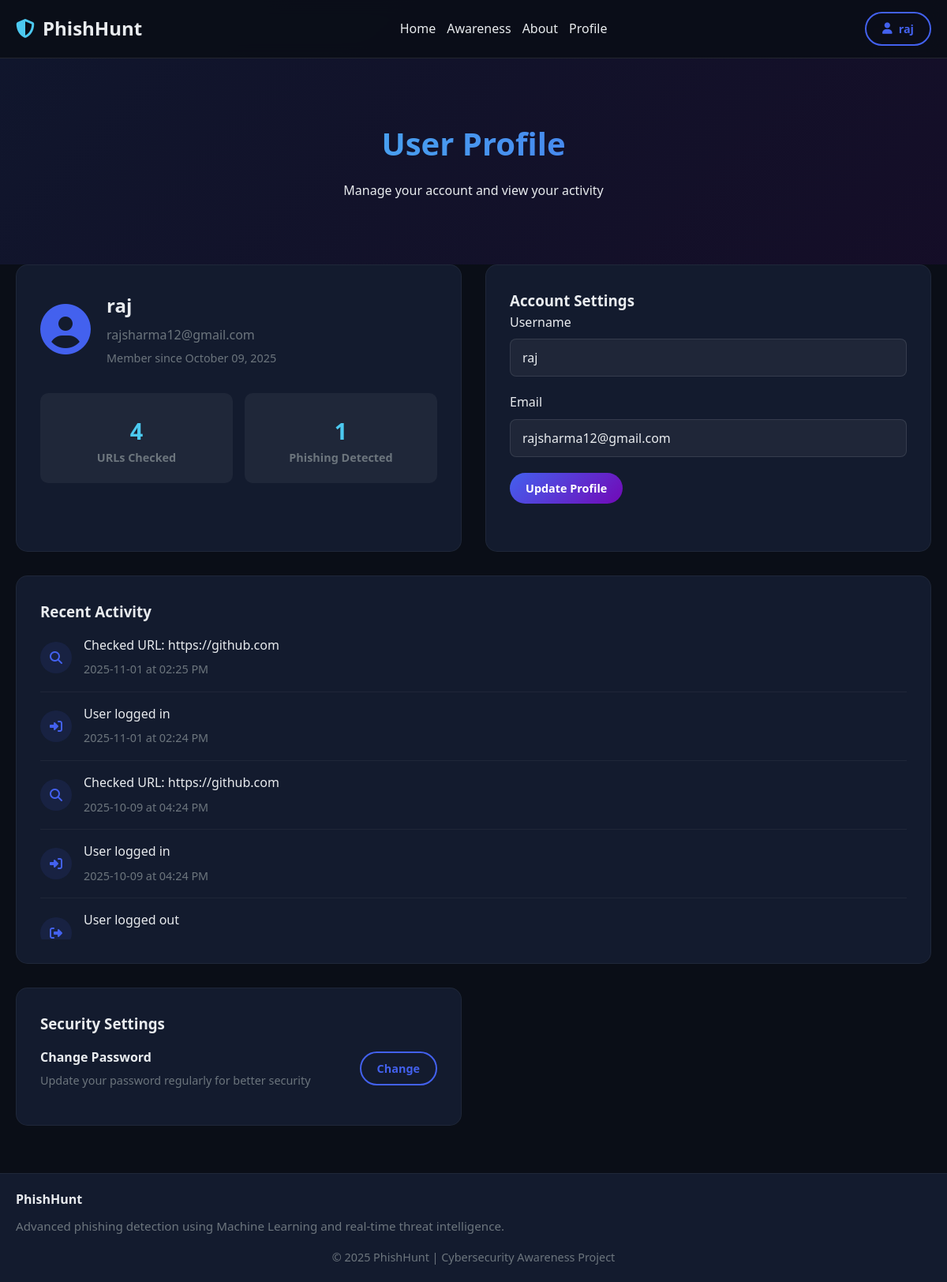
The app's page /profile (signed in) with its own data.
### app.py (models this page shows)
class User(UserMixin, db.Model):
    id = db.Column(db.Integer, primary_key=True)
    username = db.Column(db.String(80), unique=True, nullable=False)
    email = db.Column(db.String(120), unique=True, nullable=False)
    password_hash = db.Column(db.String(120), nullable=False)
    created_at = db.Column(db.DateTime, default=datetime.utcnow)
    two_factor_enabled = db.Column(db.Boolean, default=False)
    url_checks = db.relationship('URLCheck', backref='user', lazy=True)
    activities = db.relationship('UserActivity', backref='user', lazy=True)

class UserActivity(db.Model):
    id = db.Column(db.Integer, primary_key=True)
    user_id = db.Column(db.Integer, db.ForeignKey('user.id'), nullable=False)
    activity_type = db.Column(db.String(50), nullable=False)
    description = db.Column(db.Text, nullable=False)
    timestamp = db.Column(db.DateTime, default=get_current_time)

### app.py (the view)
@app.route('/profile')
@login_required
def profile():
    total_checks = URLCheck.query.filter_by(user_id=current_user.id).count()
    phishing_count = URLCheck.query.filter_by(user_id=current_user.id, is_phishing=True).count()
    safe_count = total_checks - phishing_count
    user_stats = {'urls_checked': total_checks, 'phishing_detected': phishing_count, 'safe_count': safe_count}
    recent_activity = UserActivity.query.filter_by(user_id=current_user.id).order_by(UserActivity.timestamp.desc()).limit(10).all()
    for activity in recent_activity:
        activity.local_timestamp = get_local_time(activity.timestamp)
    return render_template('profile.html', user_stats=user_stats, recent_activity=recent_activity, current_time=datetime.now())

### app.py (called while the page is built)
@login_manager.user_loader
def load_user(user_id):
    try:
        return db.session.get(User, int(user_id))
    except Exception:
        try:
            return User.query.get(int(user_id))
        except Exception:
            return None

def get_local_time(utc_time):
    if not utc_time:
        return utc_time
    local_tz = pytz.timezone('Asia/Kolkata')
    try:
        if getattr(utc_time, 'tzinfo', None) is None or utc_time.tzinfo.utcoffset(utc_time) is None:
            utc_time = utc_time.replace(tzinfo=pytz.utc)
    except Exception:
        utc_time = utc_time.replace(tzinfo=pytz.utc)
    try:
        return utc_time.astimezone(local_tz)
    except Exception:
        return utc_time

### templates/profile.html (shortened to what this page needs)
{% extends "base.html" %}
{% block content %}
  <section class="profile-hero">
    <div class="container">
      <h1>User Profile</h1>
      <p>Manage your account and view your activity</p>
    </div>
  </section>
  <section class="container profile-content">
    <div class="profile-grid">
      <div class="profile-card">
        <div class="profile-header">
          <div class="profile-avatar">
            <i class="fas fa-user-circle"></i>
          </div>
          <div class="profile-info">
            <h2>{{ current_user.username }}</h2>
            <p class="user-email">{{ current_user.email }}</p>
            <p class="member-since">Member since {{ current_user.created_at.strftime('%B %d, %Y') }}</p>
          </div>
        </div>
        <div class="profile-stats">
          <button class="stat-item stat-btn" data-filter="all" style="cursor:pointer;">
            <div class="stat-number">{{ user_stats.urls_checked }}</div>
            <div class="stat-label">URLs Checked</div>
          </button>
          <button class="stat-item stat-btn" data-filter="phishing" style="cursor:pointer;">
            <div class="stat-number">{{ user_stats.phishing_detected }}</div>
            <div class="stat-label">Phishing Detected</div>
          </button>
        </div>
      </div>
      <div class="profile-card">
        <h3>Account Settings</h3>
        <form class="settings-form" action="{{ url_for('update_profile') }}" method="post">
          <div class="form-group">
            <label for="username">Username</label>
            <input type="text" id="username" name="username" value="{{ current_user.username }}" required>
          </div>
          <div class="form-group">
            <label for="email">Email</label>
            <input type="email" id="email" name="email" value="{{ current_user.email }}" required>
          </div>
          <button type="submit" class="btn btn-primary">Update Profile</button>
        </form>
      </div>
      <div class="profile-card activity-card">
      <h3>Recent Activity</h3>
      <div class="activity-list">
        {% for activity in recent_activity %}
        <div class="activity-item">
          <div class="activity-icon">
            {% if activity.activity_type == 'url_check' %}
              <i class="fas fa-search"></i>
            {% elif activity.activity_type == 'login' %}
              <i class="fas fa-sign-in-alt"></i>
            {% elif activity.activity_type == 'registration' %}
              <i class="fas fa-user-plus"></i>
            {% elif activity.activity_type == 'logout' %}
              <i class="fas fa-sign-out-alt"></i>
            {% elif activity.activity_type == 'profile_update' %}
              <i class="fas fa-user-edit"></i>
            {% elif activity.activity_type == 'password_change' %}
              <i class="fas fa-key"></i>
            {% else %}
              <i class="fas fa-user"></i>
            {% endif %}
          </div>
          <div class="activity-details">
            <p class="activity-text">{{ activity.description }}</p>
            <span class="activity-time">
              {% if activity.local_timestamp %}
                {{ activity.local_timestamp.strftime('%Y-%m-%d at %I:%M %p') }}
              {% else %}
                {{ activity.timestamp.strftime('%Y-%m-%d at %I:%M %p') }}
              {% endif %}
            </span>
          </div>
        </div>
        {% else %}
        <div class="empty-activity">
          <i class="fas fa-history"></i>
          <p>No recent activity</p>
        </div>
        {% endfor %}
      </div>
      </div>
      <div class="profile-card">
        <h3>Security Settings</h3>
        <div class="security-options">
          <div class="security-item">
            <div class="security-info">
              <h4>Change Password</h4>
              <p>Update your password regularly for better security</p>
            </div>
            <button class="btn btn-outline" onclick="showChangePassword()">Change</button>
          </div>
        </div>
      </div>
    </div>
  </section>
{% endblock %}

### templates/base.html (shortened to what this page needs)
<!DOCTYPE html>
<html lang="en">
<head>
  <link rel="stylesheet" href="https://cdnjs.cloudflare.com/ajax/libs/font-awesome/6.4.0/css/all.min.css">
  <link rel="stylesheet" href="{{ url_for('static', filename='style.css') }}">
</head>
<body>
  <header>
    <div class="container header-content">
      <div class="logo">
        <i class="fas fa-shield-alt"></i>
        <span>PhishHunt</span>
      </div>
      <nav>
        <ul>
          <li><a href="{{ url_for('home') }}">Home</a></li>
          <li><a href="#user-awareness">Awareness</a></li>
          <li><a href="#about">About</a></li>
          {% if current_user.is_authenticated %}
          <li><a href="{{ url_for('profile') }}">Profile</a></li>
          {% endif %}
        </ul>
      </nav>
      <div class="auth-buttons">
        {% if current_user.is_authenticated %}
          <div class="user-menu">
            <button class="btn btn-outline" onclick="toggleUserMenu()">
              <i class="fas fa-user"></i> {{ current_user.username }}
            </button>
          </div>
        {% else %}
          <button id="btnSignIn" class="btn btn-outline" onclick="showSignIn()">Sign In</button>
          <button id="btnGetStarted" class="btn btn-primary" onclick="showGetStarted()">Get Started</button>
        {% endif %}
      </div>
    </div>
  </header>
  {% block content %}{% endblock %}
  <footer style="background: var(--bg-card); padding: 20px 0; margin-top: 60px; border-top: 1px solid rgba(255,255,255,0.05);">
    <div class="container" style="display:flex; flex-direction:column; align-items:flex-start; gap:8px;">
      <div style="color:var(--text-light); font-weight:700;">PhishHunt</div>
      <div style="color:var(--gray); font-size:0.95rem;">
        Advanced phishing detection using Machine Learning and real-time threat intelligence.
      </div>
      <div style="width:100%; text-align:center; color:var(--gray); font-size:0.9rem; margin-top:8px;">
        © 2025 PhishHunt | Cybersecurity Awareness Project
      </div>
    </div>
  </footer>
</body>
</html>

### templates/profile.html (style rules this page uses)
.profile-stats { display: grid; grid-template-columns: repeat(2, 1fr); gap: 15px; }
.stat-item.stat-btn { background: rgba(255,255,255,0.05); border: none; outline: none; transition: background 0.2s, box-shadow 0.2s; cursor: pointer; padding: 15px; border-radius: 10px; text-align: center; box-shadow: none; }
.stat-item .stat-number { font-size: 1.8rem; font-weight: 700; color: var(--success); margin-bottom: 5px; }
.stat-item .stat-label { color: var(--gray); font-size: 0.9rem; }

### records on screen
User: username "raj", email "rajsharma12@gmail.com", created_at "October 09, 2025"
UserActivity: activity_type "url_check" (drawn), description "Checked URL: https://github.com", local_timestamp "2025-11-01 at 02:25 PM"
UserActivity: activity_type "login" (drawn), description "User logged in", local_timestamp "2025-11-01 at 02:24 PM"
UserActivity: activity_type "url_check" (drawn), description "Checked URL: https://github.com", local_timestamp "2025-10-09 at 04:24 PM"
UserActivity: activity_type "login" (drawn), description "User logged in", local_timestamp "2025-10-09 at 04:24 PM"
UserActivity: activity_type "logout" (drawn), description "User logged out"

### other values on screen
{{ user_stats.urls_checked }} "4"
{{ user_stats.phishing_detected }} "1"
